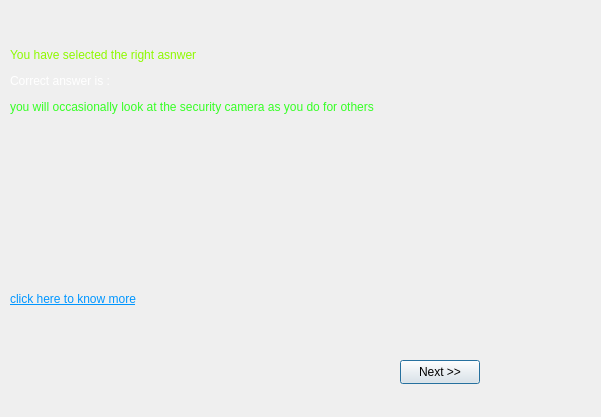
<?xml version="1.0" encoding="UTF-8"?>
<ui version="4.0">
 <class>question1answer</class>
 <widget class="QDialog" name="question1answer">
  <property name="geometry">
   <rect>
    <x>0</x>
    <y>0</y>
    <width>601</width>
    <height>417</height>
   </rect>
  </property>
  <property name="windowTitle">
   <string>Answer of Question 1</string>
  </property>
  <widget class="QPushButton" name="pushButton">
   <property name="geometry">
    <rect>
     <x>400</x>
     <y>360</y>
     <width>80</width>
     <height>24</height>
    </rect>
   </property>
   <property name="text">
    <string>Next &gt;&gt;</string>
   </property>
  </widget>
  <widget class="QWidget" name="">
   <property name="geometry">
    <rect>
     <x>10</x>
     <y>30</y>
     <width>471</width>
     <height>321</height>
    </rect>
   </property>
   <layout class="QVBoxLayout" name="verticalLayout">
    <item>
     <widget class="QLabel" name="label">
      <property name="text">
       <string>&lt;html&gt;&lt;head/&gt;&lt;body&gt;&lt;p&gt;&lt;span style=&quot; color:#8efa00;&quot;&gt;You have selected the right asnwer&lt;/span&gt;&lt;/p&gt;&lt;p&gt;&lt;span style=&quot; color:#ffffff;&quot;&gt;Correct answer is : &lt;/span&gt;&lt;/p&gt;&lt;p&gt;&lt;span style=&quot; color:#35ff24;&quot;&gt;you will occasionally look at the security camera as you do for others&lt;/span&gt;&lt;/p&gt;&lt;/body&gt;&lt;/html&gt;</string>
      </property>
     </widget>
    </item>
    <item>
     <widget class="QLabel" name="label_2">
      <property name="styleSheet">
       <string notr="true">border-image: url(:/qimage/img/referenceQuestion1.png);</string>
      </property>
      <property name="text">
       <string/>
      </property>
     </widget>
    </item>
    <item>
     <widget class="QLabel" name="label_3">
      <property name="text">
       <string>&lt;html&gt;&lt;head/&gt;&lt;body&gt;&lt;p&gt;&lt;a href=&quot;https://www.cpedv.org/sites/main/files/file-attachments/how_to_be_an_effective_ally-lessons_learned_microaggressions.pdf&quot;&gt;&lt;span style=&quot; text-decoration: underline; color:#0096ff;&quot;&gt;click here to know more&lt;/span&gt;&lt;/a&gt;&lt;/p&gt;&lt;/body&gt;&lt;/html&gt;</string>
      </property>
     </widget>
    </item>
   </layout>
  </widget>
 </widget>
 <resources/>
 <connections/>
</ui>
